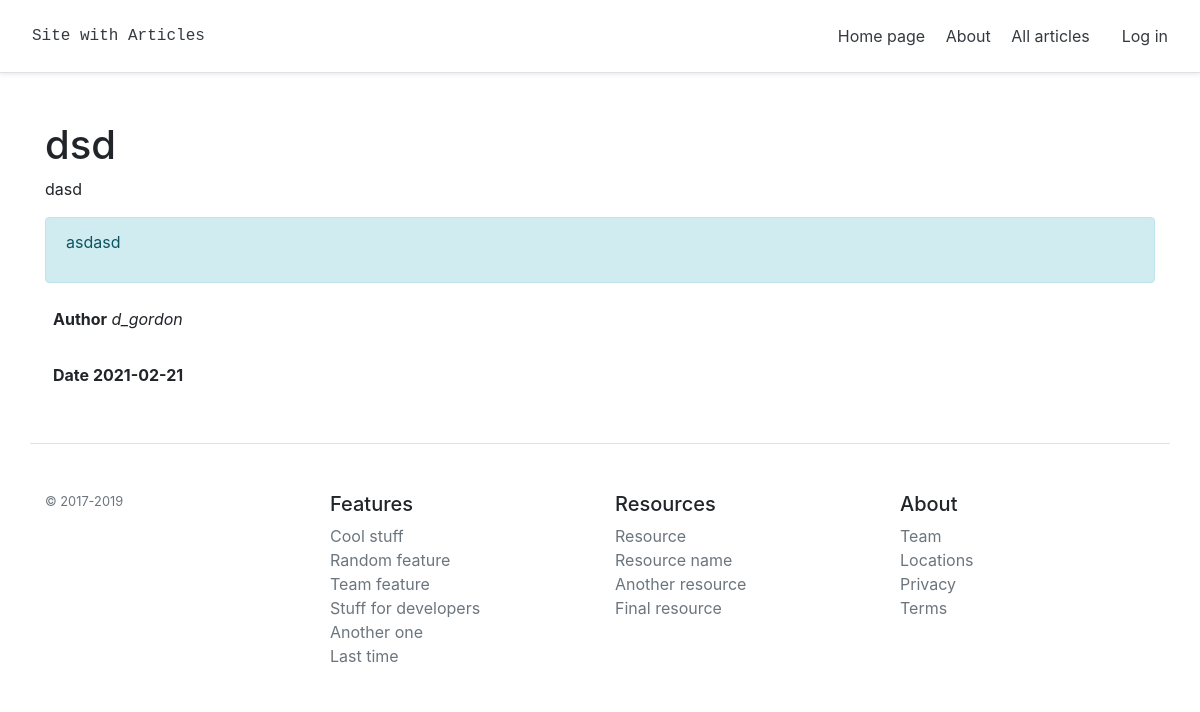
Before: /posts/1 with the older database file.
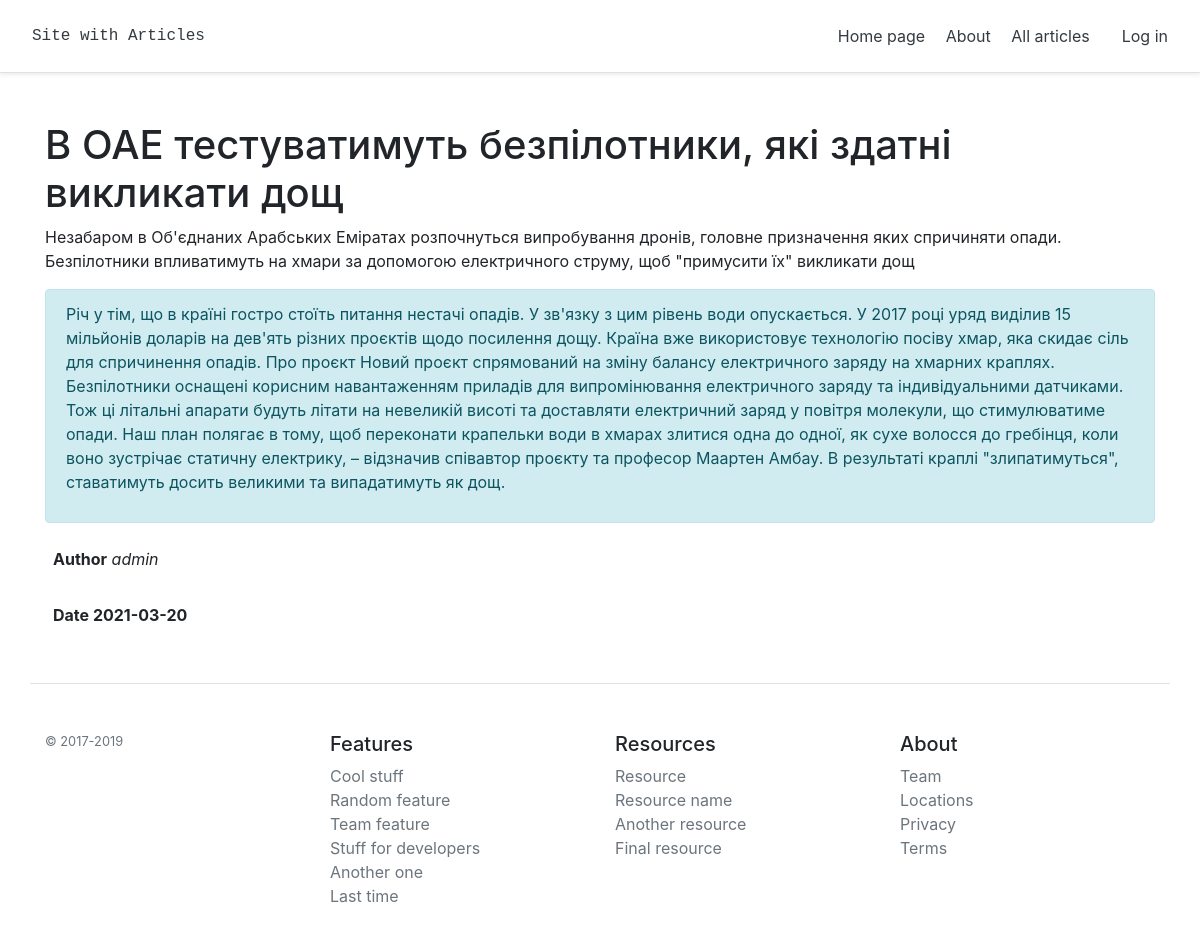
After: the same page with the newer database file.
### app/models.py (models this page shows, shortened)
class Article(db.Model):
    __table_args__ = {'extend_existing': True}
    id = db.Column(db.Integer, primary_key=True)
    title = db.Column(db.String(100), nullable=False)
    intro = db.Column(db.String(300), nullable=False)
    text = db.Column(db.Text, nullable=False)
    date = db.Column(db.DateTime, default=datetime.utcnow)
    author = db.Column(db.String(100))

### app/routes/posts.py (the view)
@posts_bp.route("/<int:id>")
def post_detail(id):
    article = Article.query.get(id)
    if current_user.is_authenticated:
        return render_template('post_detail.html', article=article, user_is_authenticated=True,
                               username=current_user.username)
    return render_template('post_detail.html', article=article)

### app/templates/post_detail.html (shortened to what this page needs)
{% extends "layout.html" %}
{% block nav_bar %}
{% if user_is_authenticated %}
<a class="btn btn-warning" href="{{ url_for('create_article.create_article') }}">Create article</a>
<a class="p-2 text-dark" href="{{ url_for('profile.profile', username=username)}}">Profile</a>
{% else %}
{{ super() }}
{% endif %}
{% endblock nav_bar %}
{% block content %}
<div class="container mt-5">
    <h1>{{ article.title }}</h1>
    <p>{{ article.intro }}</p>
    <div class="alert alert-info">
        <p>{{ article.text }}</p>
    </div>
    <p class="p-2"><b>Author</b> <i>{{ article.author }}</i></p>
    <p class="p-2"><b>Date {{ article.date.date() }}</b></p>
</div>
{% endblock content %}

Changed rows visible on the page:
changed Article: title "dsd" → "В ОАЕ тестуватимуть безпілотники, які здатні викликати дощ"; intro "dasd" → "Незабаром в Об'єднаних Арабських Еміратах розпочнуться випробування дронів, головне призначення яких спричиняти опади. Безпілотники впливатимуть на хмари за допомогою електричного струму, щоб \"примусити їх\" викликати дощ"; text "asdasd" → "Річ у тім, що в країні гостро стоїть питання нестачі опадів. У зв'язку з цим рівень води опускається. У 2017 році уряд виділив 15 мільйонів доларів на дев'ять різних проєктів щодо посилення дощу. Країна вже використовує технологію посіву хмар, яка скидає сіль для спричинення опадів. Про проєкт Новий проєкт спрямований на зміну балансу електричного заряду на хмарних краплях. Безпілотники оснащені корисним навантаженням приладів для випромінювання електричного заряду та індивідуальними датчиками. Тож ці літальні апарати будуть літати на невеликій висоті та доставляти електричний заряд у повітря молекули, що стимулюватиме опади. Наш план полягає в тому, щоб переконати крапельки води в хмарах…"; author "d_gordon" → "admin"; date "2021-02-21" → "2021-03-20"
